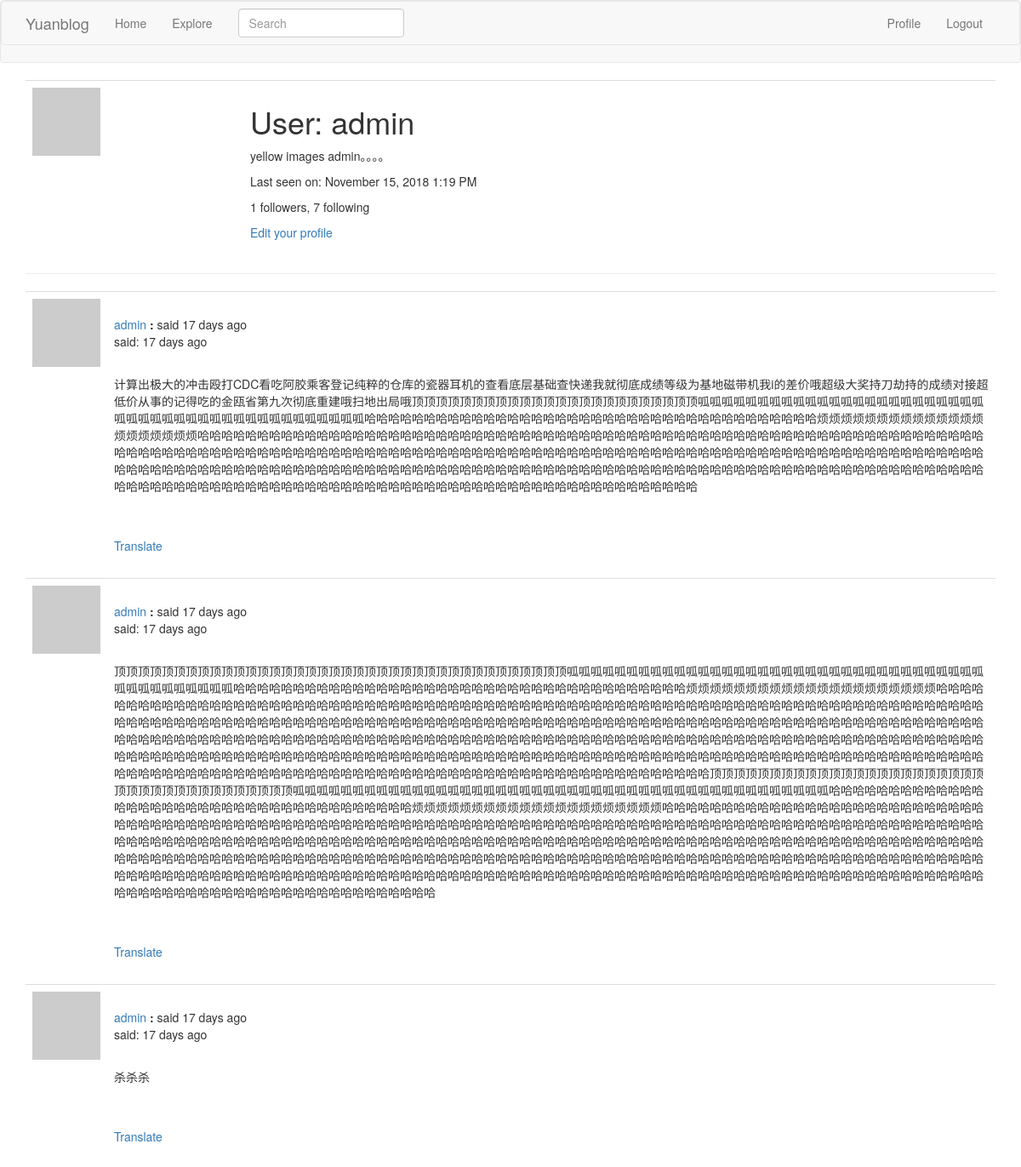
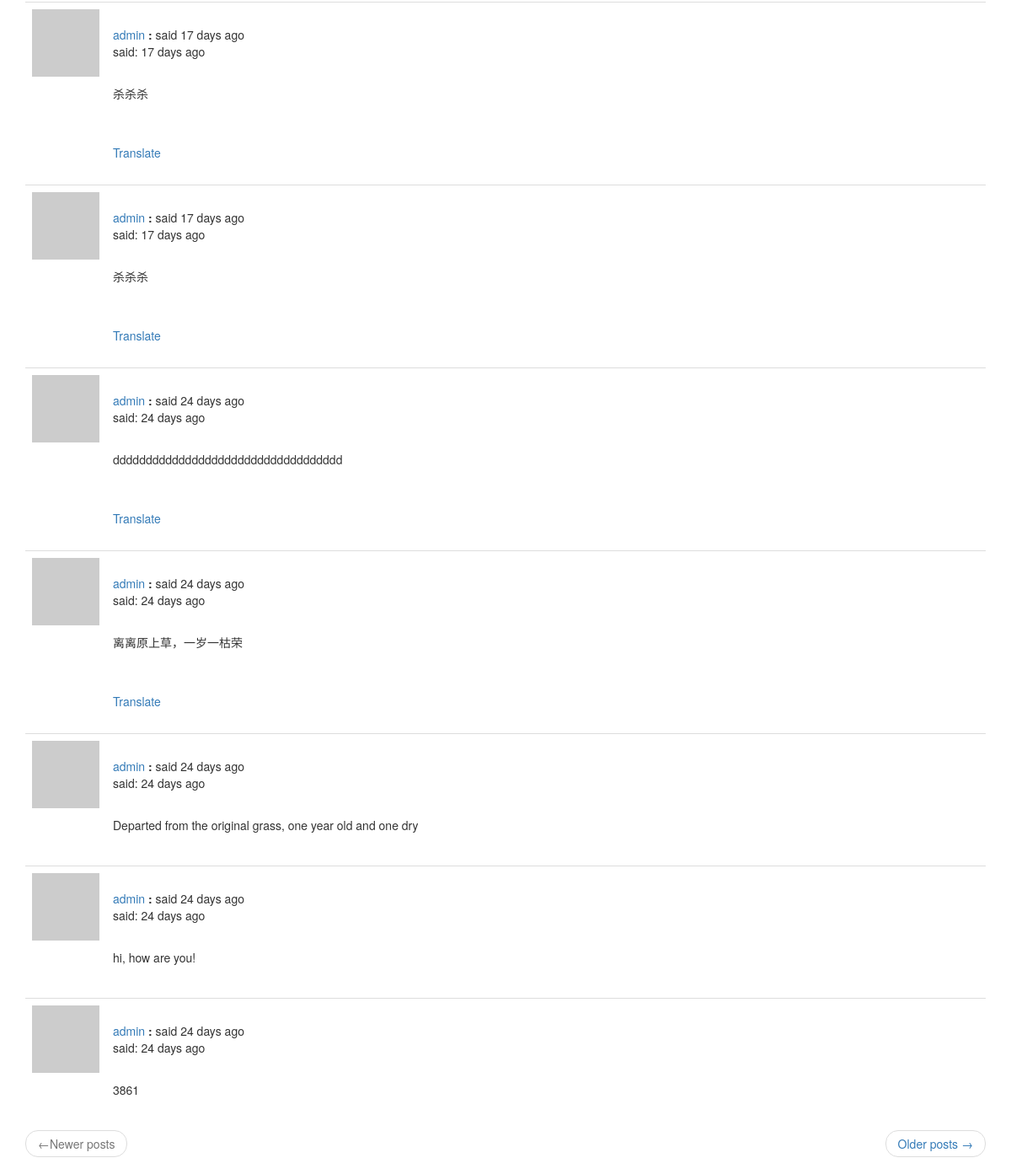
Page /user/admin (signed in) on the earlier database version (2 pictures, top to bottom).
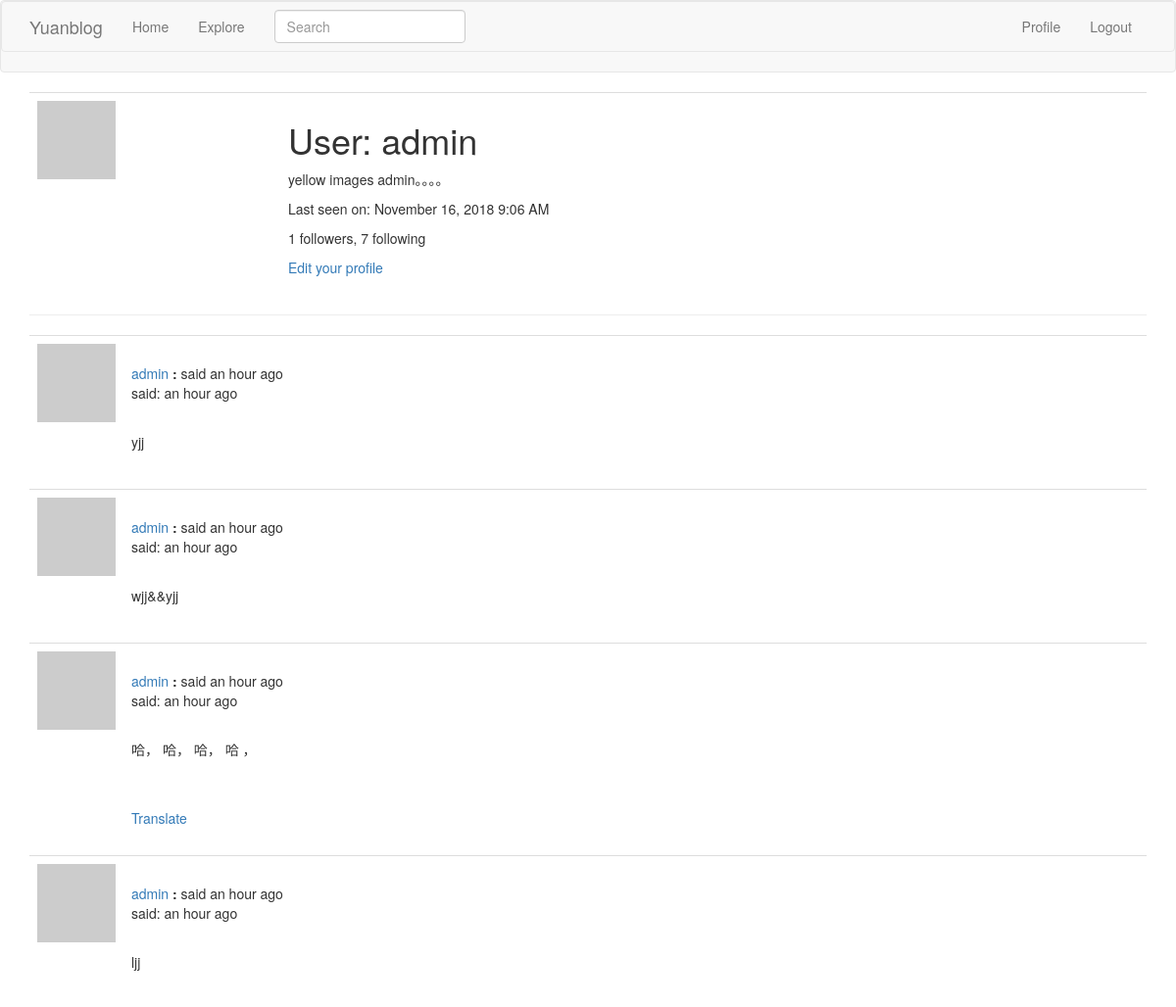
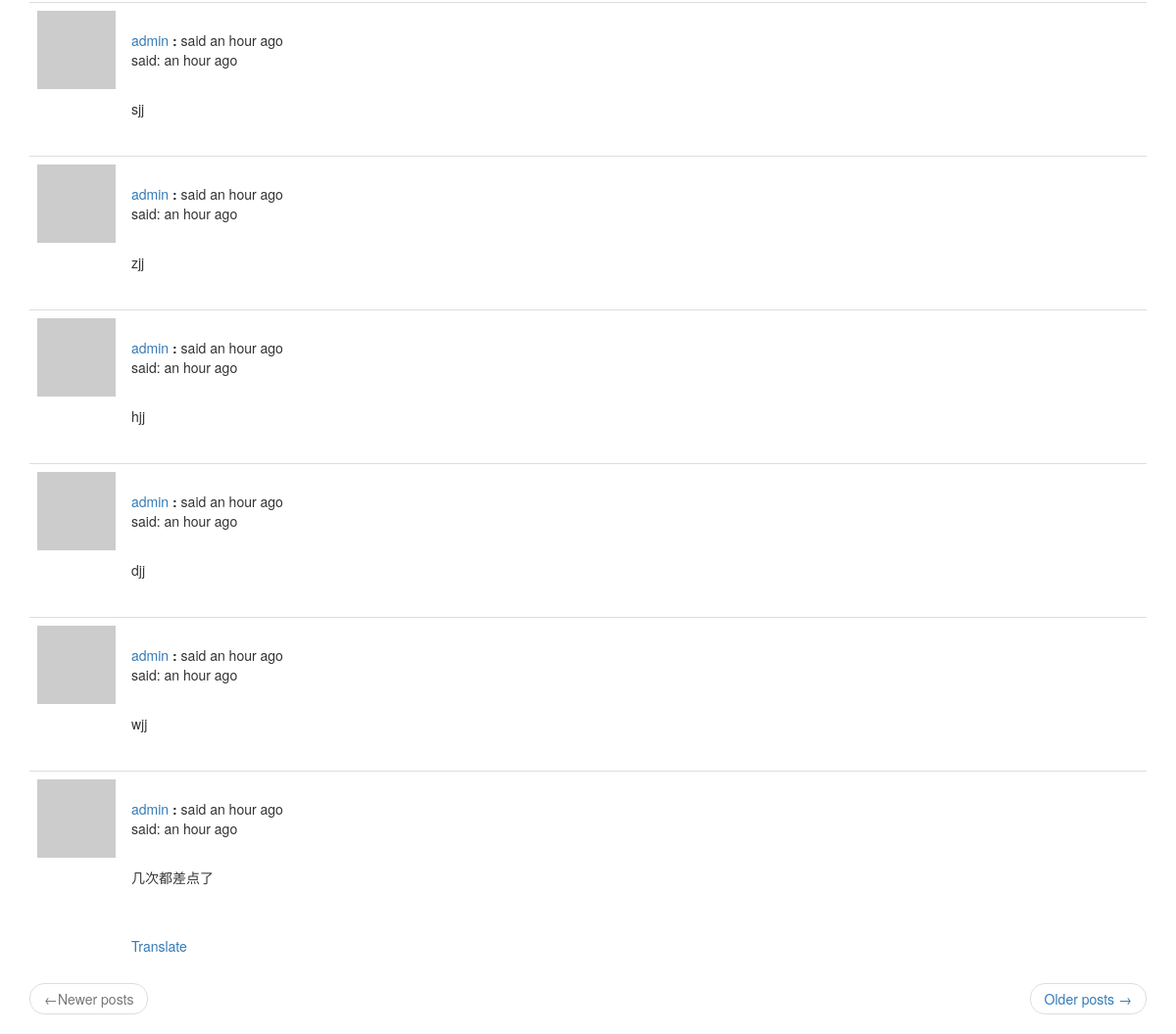
Same page on the later database version (2 pictures, top to bottom).
### app/models.py (models this page shows, shortened)
class PaginatedAPIMixin(object):
    @staticmethod
    def to_collection_dict(query, page, per_page, endpoint, **kwargs):
        resources = query.paginate(page, per_page, False)
        data = {
            'items': [item.to_dict() for item in resources.items],
            '_meta': {
                'page': page,
                'per_page': per_page,
                'total_pages': resources.pages,
                'total_items': resources.total
            },
            '_links': {
                'self': url_for(endpoint, page=page, per_page=per_page),
                'next': url_for(endpoint, page=page+1, per_page=per_page, **kwargs) if resources.has_next else None,
                'prev': url_for(endpoint, page=page - 1, per_page=per_page, **kwargs) if resources.has_prev else None
            }
        }
        return data

class User(PaginatedAPIMixin, UserMixin, db.Model):
    id = db.Column(db.Integer, primary_key=True)
    username = db.Column(db.String(64), index=True, unique=True)
    email = db.Column(db.String(128), index=True, unique=True)
    password_hash = db.Column(db.String(128))
    posts = db.relationship('Post', backref='author', lazy='dynamic')
    about_me = db.Column(db.String(140))
    last_date = db.Column(db.DateTime, default=datetime.utcnow)
    followed = db.relationship(
        'User', secondary=followers,
        primaryjoin=(followers.c.follower_id == id),
        secondaryjoin=(followers.c.followed_id == id),
        backref=db.backref('followers', lazy='dynamic'), lazy='dynamic')
    def avatar(self, size):
        digest = hashlib.md5(self.email.lower().encode('utf-8')).hexdigest()
        return 'https://www.gravatar.com/avatar/{}?d=identicon&s={}'.format(digest, size)
    @login.user_loader
    def load_user(id):
        return User.query.get(int(id))

class SearchableMixin(object):
    @classmethod
    def before_commit(cls, session):
        session._changes = {
            'add': list(session.new),
            'update': list(session.dirty),
            'delete': list(session.deleted)
        }
    @classmethod
    def after_commit(cls, session):
        for obj in session._changes['add']:
            if isinstance(obj, SearchableMixin):
                add_to_index(obj.__tablename__, obj)
        for obj in session._changes['update']:
            if isinstance(obj, SearchableMixin):
                add_to_index(obj.__tablename__, obj)
        for obj in session._changes['delete']:
            if isinstance(obj, SearchableMixin):
                remove_from_index(obj.__tablename__, obj)
        session._changes = None

class Post(SearchableMixin, db.Model):
    __searchable__ = ['body']
    id = db.Column(db.Integer, primary_key=True)
    body = db.Column(db.String(140))
    timestamp = db.Column(db.DateTime, index=True, default=datetime.utcnow)
    user_id = db.Column(db.Integer, db.ForeignKey('user.id'))
    language = db.Column(db.String(5))

### app/main/routes.py (the view)
@bp.route('/user/<username>')
@login_required
def user(username):
    user = User.query.filter_by(username=username).first_or_404()
    page = request.args.get('page', 1, type=int)
    posts = user.posts.order_by(Post.timestamp.desc()).paginate(
        page, current_app.config['POSTS_PER_PAGE'], False)
    next_url = url_for('main.user', username=user.username, page=posts.next_num) \
        if posts.has_next else None
    prev_url = url_for('main.user', username=user.username, page=posts.prev_num) \
        if posts.has_prev else None
    return render_template('user.html', user=user, posts=posts.items,
                           next_url=next_url, prev_url=prev_url)

### app/main/forms.py
class SearchForm(FlaskForm):
    q = StringField(_l('Search'), validators=[DataRequired()])
    def __init__(self, *args, **kwargs):
        if 'formdata' not in kwargs:
            kwargs['formdata'] = request.args
        if 'csrf_enabled' not in kwargs:
            kwargs['csrf_enabled'] = False
        super(SearchForm, self).__init__(*args, **kwargs)

### app/main/routes.py (called while the page is built)
@bp.before_app_request
def before_request():
    if current_user.is_authenticated:
        current_user.last_date = datetime.utcnow()
        db.session.commit()
        g.search_form = SearchForm()
    g.locale = str(get_locale())

### app/templates/user.html
{% extends "base.html" %}
{% block app_content %}
    <table class="table table-hover">
        <tr>
            <td width="256px"><img src="{{ user.avatar(256) }}"></td>
            <td>
                <h1>{{ _('User:') }} {{ user.username }}</h1>
                {% if user.about_me %}<p>{{ user.about_me }}</p>{% endif %}
                {% if user.last_date %}
                    <p>{{ _('Last seen on:') }} {{ moment(user.last_date).format('LLL') }}</p>
                {% endif %}
                <p>{{ _('%(count)d followers', count=user.followers.count()) }}, {{ _('%(count)d following', count=user.followed.count()) }}</p>
                {% if user == current_user %}
                <p><a href="{{ url_for('main.edit_profile') }}">{{ _('Edit your profile') }}</a></p>
                {% elif not current_user.is_following(user) %}
                <p><a href="{{ url_for('main.follow', username=user.username) }}">{{ _('Follow') }}</a></p>
                {% else %}
                <p><a href="{{ url_for('main.un_follow', username=user.username) }}">{{ _('UnFollow') }}</a></p>
                {% endif %}
            </td>
        </tr>
    </table>
<hr>
{% for post in posts %}
    {% include '_post.html' %}
{% endfor %}
    <nav aria-label="...">
        <ul class="pager">
            <li class="previous{% if not prev_url %} disabled{% endif %}">
                <a href="{{ prev_url or '#' }}">
                    <span aria-hidden="true">&larr;</span>{{ _('Newer posts') }}
                </a>
            </li>
            <li class="next{% if not next_url %} disabled{% endif %}">
                <a href="{{ next_url or '#' }}">
                    {{ _('Older posts') }} <span aria-hidden="true">&rarr;</span>
                </a>
            </li>
        </ul>
    </nav>
{% endblock %}

### app/templates/_post.html (shortened to what this page needs)
<table class="table table-hover">
    <tr>
        <td width="70px">
            <a href="{{ url_for('main.user', username=post.author.username) }}">
                <img src="{{ post.author.avatar(70) }}">
            </a>
        </td>
        <td style="word-wrap: break-word">
            <br>
            {{ _('%(username)s said %(when)s', username=user_link, when=moment(post.timestamp).fromNow()) }}
            <p>{{ _('said:') }} {{ moment(post.timestamp).fromNow() }}</p>
            <br>
            <p>{{ post.body }}</p>
            {% if post.language and post.language !=g.locale %}
            <br><br>
                <span id="translation{{ post.id }}">
                    <a href="javascript:translate('#post{{ post.id }}', '#translation{{ post.id }}', '{{ post.language }}', '{{ g.locale }}');">{{ _('Translate') }}</a>
                </span>
            {% endif %}
        </td>
    </tr>
</table>

Differences in the rows shown:
no longer on this page (row unchanged): Post: timestamp "17 days ago", body "计算出极大的冲击殴打CDC看吃阿胶乘客登记纯粹的仓库的瓷器耳机的查看底层基础查快递我就彻底成绩等级为基地磁带机我i的差价哦超级大奖持刀劫持的成绩对接超低价从事的记得吃的金瓯省第九次彻底重建哦扫地出局哦顶顶顶顶顶顶顶顶顶顶顶顶顶顶顶顶顶顶顶顶顶顶顶顶呱呱呱呱呱呱呱呱呱呱呱呱呱呱呱呱呱呱呱呱呱呱呱呱呱呱呱呱呱呱呱呱呱呱呱呱呱呱呱呱呱呱呱呱呱哈哈哈哈哈哈哈哈哈哈哈哈哈哈哈哈哈哈哈哈哈哈哈哈哈哈哈哈哈哈哈哈哈哈哈哈哈哈烦烦烦烦烦烦烦烦烦烦烦烦烦烦烦烦烦烦烦烦烦哈哈哈哈哈哈哈哈哈哈哈哈哈哈哈哈哈哈哈哈哈哈哈哈哈哈哈哈哈哈哈哈哈哈哈哈哈哈哈哈哈哈哈哈哈哈哈哈哈哈哈哈哈哈哈哈哈哈哈哈哈哈哈哈哈哈哈哈哈哈哈哈哈哈哈哈哈哈哈哈哈哈哈哈哈哈哈哈哈哈哈哈哈哈哈哈哈哈哈哈哈哈哈哈哈哈哈哈哈哈哈哈哈哈哈哈哈哈哈哈哈哈哈哈哈哈哈哈哈哈哈哈哈哈哈哈哈哈哈哈哈哈哈哈哈哈哈哈哈哈哈哈哈哈哈哈哈哈哈哈哈哈哈哈哈哈哈哈哈哈哈哈哈哈哈哈哈哈哈哈哈哈哈哈哈哈哈哈哈哈哈哈哈哈哈哈哈哈哈哈哈哈哈哈哈哈哈哈哈哈哈哈哈哈哈哈哈哈哈哈哈哈哈哈哈哈哈哈哈哈哈哈哈哈哈哈哈哈哈哈哈哈哈哈哈哈哈哈哈哈哈哈哈哈哈哈哈哈哈哈哈"
no longer on this page (row unchanged): Post: timestamp "17 days ago", body "顶顶顶顶顶顶顶顶顶顶顶顶顶顶顶顶顶顶顶顶顶顶顶顶顶顶顶顶顶顶顶顶顶顶顶顶顶顶呱呱呱呱呱呱呱呱呱呱呱呱呱呱呱呱呱呱呱呱呱呱呱呱呱呱呱呱呱呱呱呱呱呱呱呱呱呱呱呱呱呱呱呱呱哈哈哈哈哈哈哈哈哈哈哈哈哈哈哈哈哈哈哈哈哈哈哈哈哈哈哈哈哈哈哈哈哈哈哈哈哈哈烦烦烦烦烦烦烦烦烦烦烦烦烦烦烦烦烦烦烦烦烦哈哈哈哈哈哈哈哈哈哈哈哈哈哈哈哈哈哈哈哈哈哈哈哈哈哈哈哈哈哈哈哈哈哈哈哈哈哈哈哈哈哈哈哈哈哈哈哈哈哈哈哈哈哈哈哈哈哈哈哈哈哈哈哈哈哈哈哈哈哈哈哈哈哈哈哈哈哈哈哈哈哈哈哈哈哈哈哈哈哈哈哈哈哈哈哈哈哈哈哈哈哈哈哈哈哈哈哈哈哈哈哈哈哈哈哈哈哈哈哈哈哈哈哈哈哈哈哈哈哈哈哈哈哈哈哈哈哈哈哈哈哈哈哈哈哈哈哈哈哈哈哈哈哈哈哈哈哈哈哈哈哈哈哈哈哈哈哈哈哈哈哈哈哈哈哈哈哈哈哈哈哈哈哈哈哈哈哈哈哈哈哈哈哈哈哈哈哈哈哈哈哈哈哈哈哈哈哈哈哈哈哈哈哈哈哈哈哈哈哈哈哈哈哈哈哈哈哈哈哈哈哈哈哈哈哈哈哈哈哈哈哈哈哈哈哈哈哈哈哈哈哈哈哈哈哈哈哈哈哈哈哈哈哈哈哈哈哈哈哈哈哈哈哈哈哈哈哈哈哈哈哈哈哈哈哈哈哈哈哈哈哈哈哈哈哈哈哈哈哈哈哈哈哈哈哈哈哈哈哈哈哈哈哈哈哈哈哈哈哈哈哈哈哈哈哈哈哈哈哈哈哈哈哈哈哈哈哈哈哈哈哈哈哈哈哈顶顶顶顶顶顶顶顶顶顶顶顶顶顶顶顶顶顶顶顶顶顶顶顶顶顶顶顶顶顶顶顶顶顶顶顶顶顶呱呱呱呱呱呱呱呱呱呱呱呱呱呱呱呱呱呱呱呱呱呱呱呱呱呱呱呱呱呱呱呱呱呱呱呱呱呱呱呱呱呱呱呱呱哈哈哈哈哈哈哈哈哈哈哈哈哈哈哈哈哈哈哈哈哈哈哈哈哈哈哈哈哈哈哈哈哈哈哈哈哈哈烦烦烦烦烦烦烦烦烦烦烦烦烦烦烦烦烦烦烦烦烦哈哈哈哈哈哈哈哈哈哈哈哈哈哈哈哈哈哈哈哈哈哈哈哈哈哈哈哈哈哈哈哈哈哈哈哈哈哈哈哈哈哈哈哈哈哈哈哈哈哈哈哈哈哈哈哈哈哈哈哈哈哈哈哈哈哈哈哈哈哈…"
no longer on this page (row unchanged): Post: timestamp "17 days ago", body "杀杀杀"
no longer on this page (row unchanged): Post: timestamp "17 days ago", body "杀杀杀"
no longer on this page (row unchanged): Post: timestamp "17 days ago", body "杀杀杀"
no longer on this page (row unchanged): Post: timestamp "24 days ago", body "ddddddddddddddddddddddddddddddddddd"
no longer on this page (row unchanged): Post: timestamp "24 days ago", body "离离原上草，一岁一枯荣"
no longer on this page (row unchanged): Post: timestamp "24 days ago", body "Departed from the original grass, one year old and one dry"
no longer on this page (row unchanged): Post: timestamp "24 days ago", body "hi, how are you!"
no longer on this page (row unchanged): Post: timestamp "24 days ago", body "3861"
changed User "admin": last_date "November 15, 2018 1:19 PM" → "November 16, 2018 9:06 AM"
added Post: timestamp "an hour ago", body "yjj"
added Post: timestamp "an hour ago", body "wjj&&yjj"
added Post: timestamp "an hour ago", body "哈， 哈， 哈， 哈 ，"
added Post: timestamp "an hour ago", body "ljj"
added Post: timestamp "an hour ago", body "sjj"
added Post: timestamp "an hour ago", body "zjj"
added Post: timestamp "an hour ago", body "hjj"
added Post: timestamp "an hour ago", body "djj"
added Post: timestamp "an hour ago", body "wjj"
added Post: timestamp "an hour ago", body "几次都差点了"
